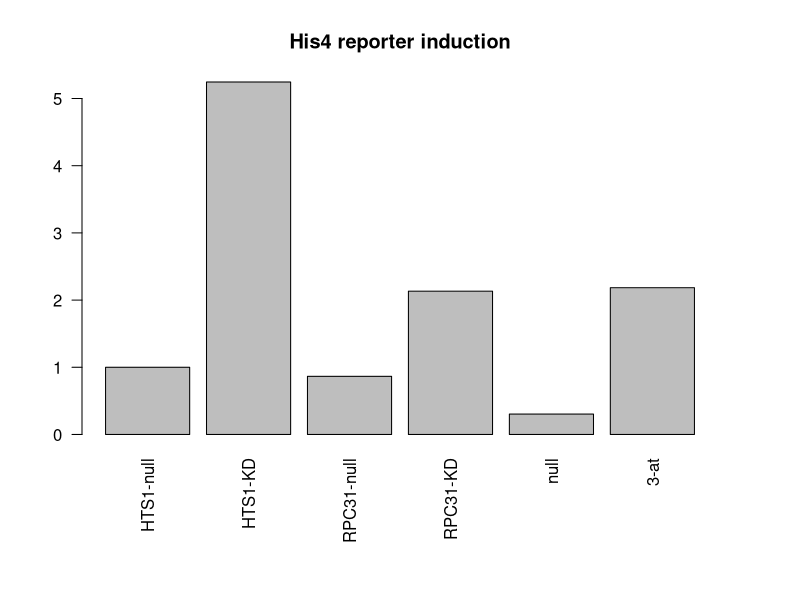
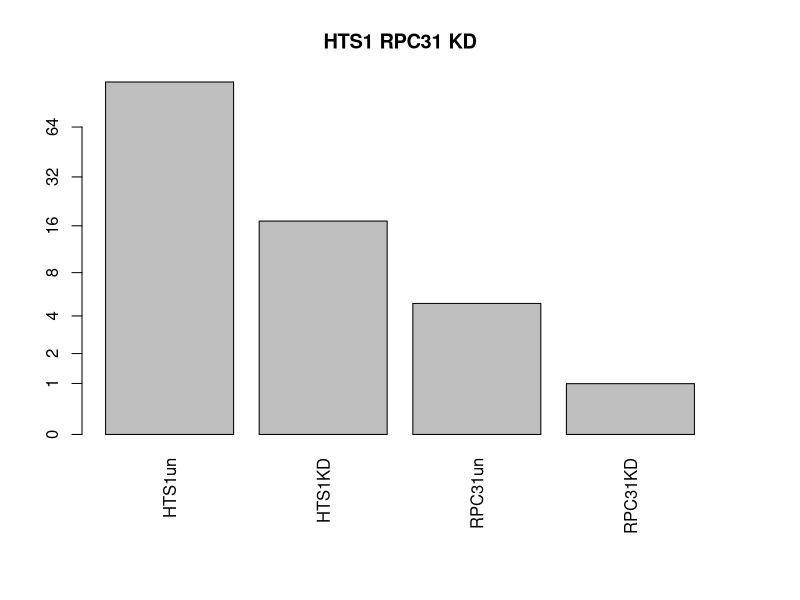

Generate these figures, in order, with R:
# His4 reporter induction

KD <- c(2^0.00000009311479809,	2^2.39113289,	2^-0.2086242928,	
        2^1.092613453,	2^-1.71901124,	2^1.127188708)
names(KD) <- c("HTS1-null", "HTS1-KD", "RPC31-null", "RPC31-KD", "null", "3-at")

pdf("induction.pdf", useDingbats=FALSE, width=5, height=6)
par(mar=c(8,4,4,4)+.1)
barplot(KD, main="His4 reporter induction", las = 2)
dev.off()


# HTS1 and RPC31 KD

KD <- c(2^6.892104455, 2^4.097958944, 2^2.300242089, 2^-0.009419603206)
names(KD) <- c("HTS1un", "HTS1KD", "RPC31un", "RPC31KD")

pdf("KD.pdf", useDingbats=FALSE, width=5, height=6)
par(mar=c(8,4,4,4)+.1)
barplot(log2(KD + 1), main="HTS1 RPC31 KD", las = 2, axes = FALSE)
axis(side = 2, at = c(log2(1), log2(2), log2(3), log2(5), log2(9), log2(17), log2(33), log2(65)), 
     labels=c("0", "1", "2", "4", "8", "16", "32", "64"))
dev.off()

